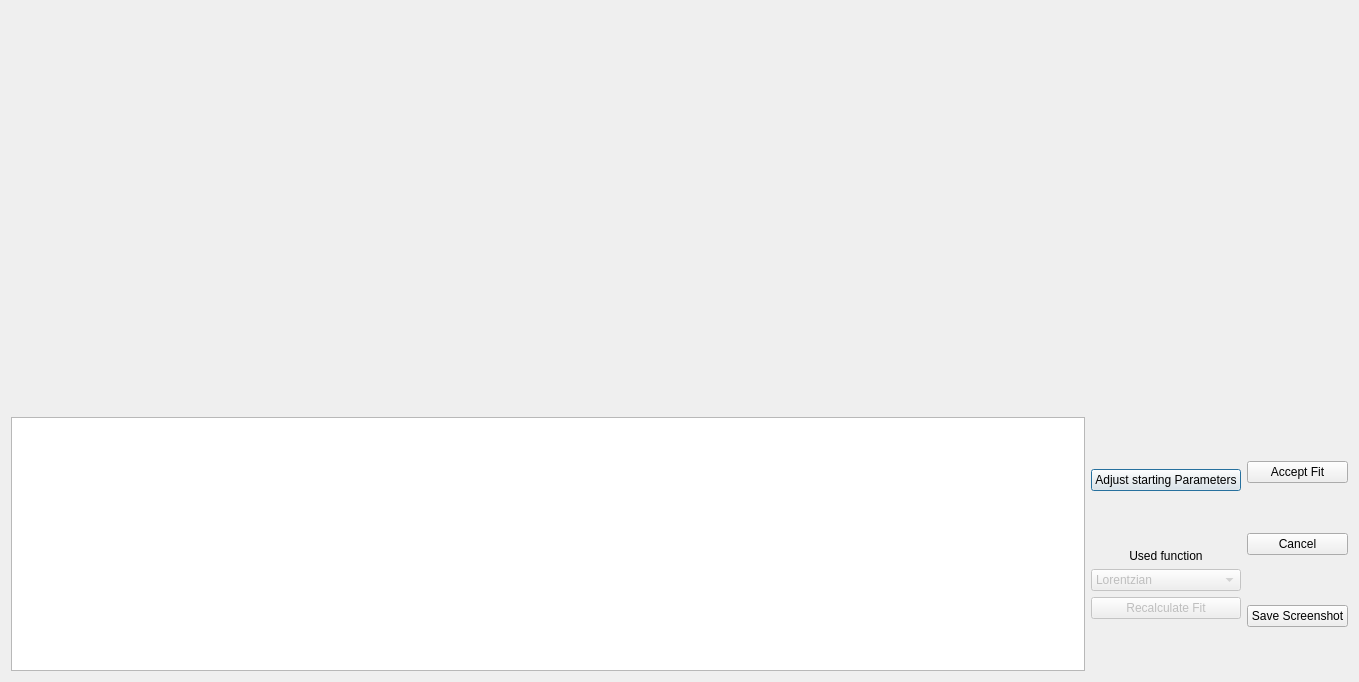
<?xml version="1.0" encoding="UTF-8"?>
<ui version="4.0">
 <class>CalibrationFitWindow</class>
 <widget class="QDialog" name="CalibrationFitWindow">
  <property name="geometry">
   <rect>
    <x>0</x>
    <y>0</y>
    <width>1359</width>
    <height>682</height>
   </rect>
  </property>
  <property name="windowTitle">
   <string>Calibration Fit Window</string>
  </property>
  <layout class="QHBoxLayout" name="horizontalLayout">
   <item>
    <layout class="QVBoxLayout" name="left">
     <property name="topMargin">
      <number>0</number>
     </property>
     <item>
      <widget class="PlotWidget" name="fit_plot" native="true">
       <property name="enabled">
        <bool>false</bool>
       </property>
       <property name="minimumSize">
        <size>
         <width>0</width>
         <height>400</height>
        </size>
       </property>
      </widget>
     </item>
     <item>
      <layout class="QHBoxLayout" name="horizontalLayout_2">
       <property name="leftMargin">
        <number>0</number>
       </property>
       <item>
        <widget class="QTableWidget" name="tableWidget">
         <property name="minimumSize">
          <size>
           <width>600</width>
           <height>0</height>
          </size>
         </property>
        </widget>
       </item>
       <item>
        <layout class="QVBoxLayout" name="verticalLayout_2">
         <property name="sizeConstraint">
          <enum>QLayout::SetDefaultConstraint</enum>
         </property>
         <property name="rightMargin">
          <number>0</number>
         </property>
         <item>
          <spacer name="verticalSpacer_5">
           <property name="orientation">
            <enum>Qt::Vertical</enum>
           </property>
           <property name="sizeHint" stdset="0">
            <size>
             <width>20</width>
             <height>40</height>
            </size>
           </property>
          </spacer>
         </item>
         <item>
          <widget class="QPushButton" name="button_adjust_calfit">
           <property name="enabled">
            <bool>true</bool>
           </property>
           <property name="toolTip">
            <string>Adjust the starting parameters of the fit in case the result is not satisfacory</string>
           </property>
           <property name="text">
            <string>Adjust starting Parameters</string>
           </property>
          </widget>
         </item>
         <item>
          <spacer name="verticalSpacer_7">
           <property name="orientation">
            <enum>Qt::Vertical</enum>
           </property>
           <property name="sizeHint" stdset="0">
            <size>
             <width>40</width>
             <height>40</height>
            </size>
           </property>
          </spacer>
         </item>
         <item>
          <widget class="QLabel" name="label">
           <property name="text">
            <string>Used function</string>
           </property>
           <property name="alignment">
            <set>Qt::AlignCenter</set>
           </property>
          </widget>
         </item>
         <item>
          <widget class="QComboBox" name="combo_calfit">
           <property name="enabled">
            <bool>false</bool>
           </property>
           <property name="acceptDrops">
            <bool>false</bool>
           </property>
           <item>
            <property name="text">
             <string>Lorentzian</string>
            </property>
           </item>
           <item>
            <property name="text">
             <string>Gaussian</string>
            </property>
           </item>
           <item>
            <property name="text">
             <string>Voigt</string>
            </property>
           </item>
           <item>
            <property name="text">
             <string>Pseudo Voigt</string>
            </property>
           </item>
          </widget>
         </item>
         <item>
          <widget class="QPushButton" name="button_recalc_calfit">
           <property name="enabled">
            <bool>false</bool>
           </property>
           <property name="text">
            <string>Recalculate Fit</string>
           </property>
          </widget>
         </item>
         <item>
          <spacer name="verticalSpacer_10">
           <property name="orientation">
            <enum>Qt::Vertical</enum>
           </property>
           <property name="sizeHint" stdset="0">
            <size>
             <width>20</width>
             <height>40</height>
            </size>
           </property>
          </spacer>
         </item>
        </layout>
       </item>
       <item>
        <layout class="QVBoxLayout" name="verticalLayout">
         <property name="rightMargin">
          <number>0</number>
         </property>
         <item>
          <spacer name="verticalSpacer">
           <property name="orientation">
            <enum>Qt::Vertical</enum>
           </property>
           <property name="sizeHint" stdset="0">
            <size>
             <width>20</width>
             <height>40</height>
            </size>
           </property>
          </spacer>
         </item>
         <item>
          <widget class="QPushButton" name="button_accept_calfit">
           <property name="toolTip">
            <string>&lt;html&gt;&lt;head/&gt;&lt;body&gt;&lt;p&gt;Accept the presented fit and return to the main window&lt;/p&gt;&lt;/body&gt;&lt;/html&gt;</string>
           </property>
           <property name="text">
            <string>Accept Fit</string>
           </property>
          </widget>
         </item>
         <item>
          <spacer name="verticalSpacer_2">
           <property name="orientation">
            <enum>Qt::Vertical</enum>
           </property>
           <property name="sizeHint" stdset="0">
            <size>
             <width>20</width>
             <height>40</height>
            </size>
           </property>
          </spacer>
         </item>
         <item>
          <widget class="QPushButton" name="button_cancel_calfit">
           <property name="maximumSize">
            <size>
             <width>200</width>
             <height>16777215</height>
            </size>
           </property>
           <property name="toolTip">
            <string>Cancel the fit and return to the main window</string>
           </property>
           <property name="text">
            <string>Cancel</string>
           </property>
          </widget>
         </item>
         <item>
          <spacer name="verticalSpacer_3">
           <property name="orientation">
            <enum>Qt::Vertical</enum>
           </property>
           <property name="sizeHint" stdset="0">
            <size>
             <width>20</width>
             <height>40</height>
            </size>
           </property>
          </spacer>
         </item>
         <item>
          <widget class="QPushButton" name="button_save_screen">
           <property name="enabled">
            <bool>true</bool>
           </property>
           <property name="toolTip">
            <string>&lt;html&gt;&lt;head/&gt;&lt;body&gt;&lt;p&gt;Save a Screenshot of the calibration fit&lt;/p&gt;&lt;/body&gt;&lt;/html&gt;</string>
           </property>
           <property name="text">
            <string>Save Screenshot</string>
           </property>
          </widget>
         </item>
         <item>
          <spacer name="verticalSpacer_11">
           <property name="orientation">
            <enum>Qt::Vertical</enum>
           </property>
           <property name="sizeHint" stdset="0">
            <size>
             <width>20</width>
             <height>40</height>
            </size>
           </property>
          </spacer>
         </item>
        </layout>
       </item>
      </layout>
     </item>
    </layout>
   </item>
  </layout>
 </widget>
 <customwidgets>
  <customwidget>
   <class>PlotWidget</class>
   <extends>QWidget</extends>
   <header location="global">pyqtgraph</header>
   <container>1</container>
  </customwidget>
 </customwidgets>
 <resources/>
 <connections/>
</ui>
